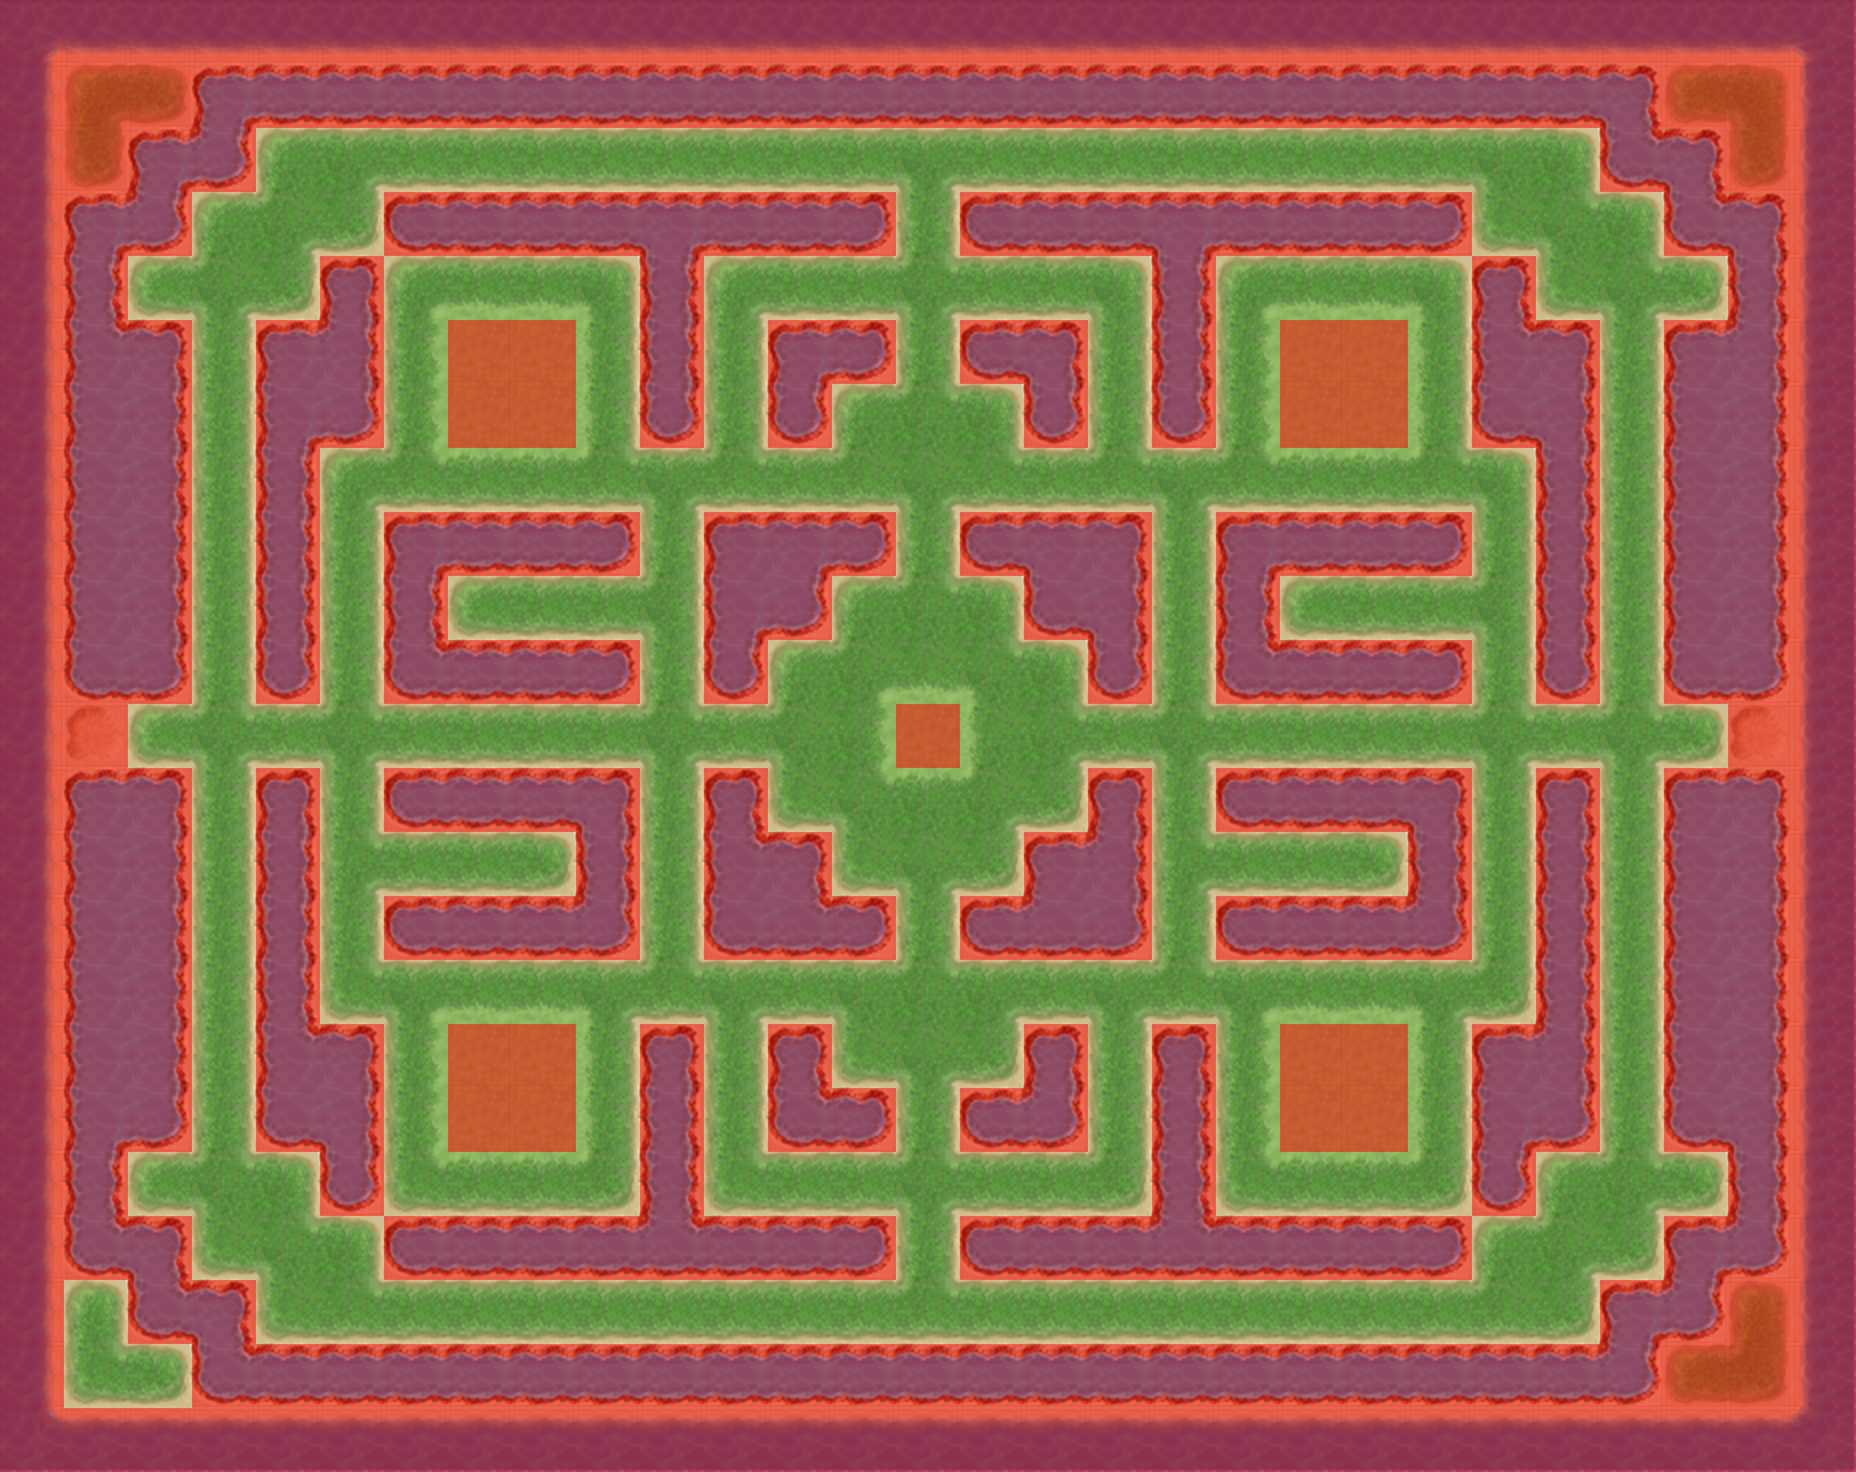

The image is a tile-based game level rendered from a .tmx file. Its description and source (layers, tilesets, objects; grid data summarised) follow:
An orthogonal 29x23 tile map with 64x64 px tiles, 2 tile layers (BackGround, Barrier), 2 tilesets.

<map version="1.0" orientation="orthogonal" renderorder="right-down" width="29" height="23" tilewidth="64" tileheight="64">
 <tileset firstgid="1" name="bg2" tilewidth="64" tileheight="64">
  <image source="examples/bg2.png" width="1856" height="1472" />
 </tileset>
 <tileset firstgid="668" name="ASS_mark2" tilewidth="64" tileheight="64">
  <image source="examples/ASS_mark2.png" width="64" height="64" />
 </tileset>
 <layer name="BackGround" width="29" height="23">
  <data>[667 cells, 667 non-empty, 667 distinct tile ids]</data>
 </layer>
 <layer name="Barrier" width="29" height="23">
  <data>[667 cells, 394 non-empty, 1 distinct tile ids]</data>
 </layer>
</map>